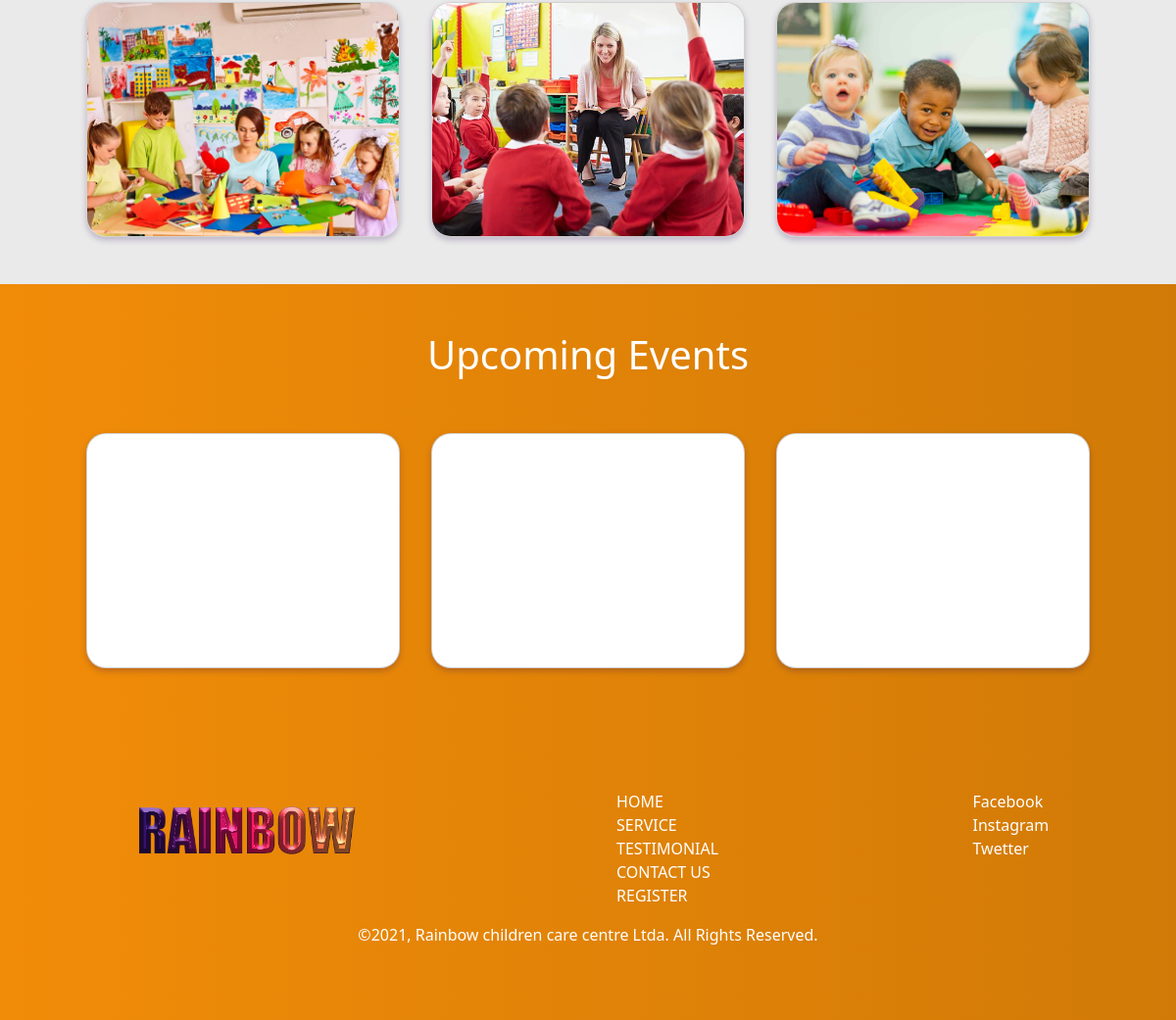
Before: / (lower part) with the older database file.
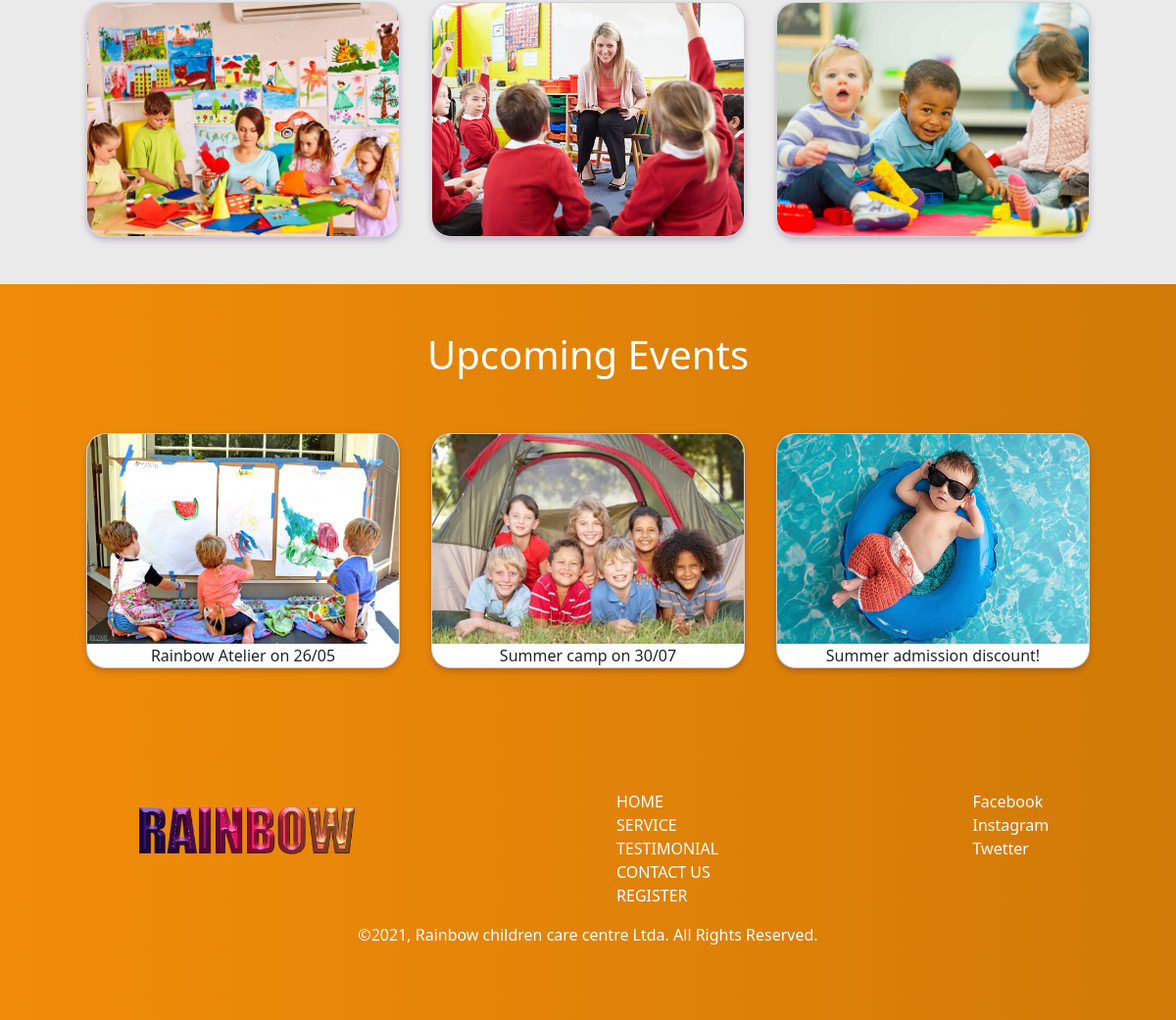
After: the same page with the newer database file.
### tables this page shows
CREATE TABLE `feature_box` (
  `feature_text` varchar(200) DEFAULT NULL,
  `feature_img` blob,
  `id` int NOT NULL,
  PRIMARY KEY (`id`)
);

### index.php (the view, shortened to what this page needs)
<!doctype html>
<html lang="en">
  <head>
    <link href="css/reset.css" rel="stylesheet"/>
    <link href="https://cdn.jsdelivr.net/npm/bootstrap@5.0.0/dist/css/bootstrap.min.css" rel="stylesheet">
     <link href="assets/dist/css/bootstrap.min.css" rel="stylesheet">
     <link rel="stylesheet" href="css/style.css">
  </head>
  <body>
    <section class="sec-card insights">
    <div class="card-wrapper">
        <div class="card"><img src="images/img/imgkids1.jpeg"></div>
        <div class="card"><img src="images/img/imgkids2.jpeg"></div>
        <div class="card"><img src="images/img/imgkids3.jpeg"></div>
    </div>
    </section>
     <section class="sec-card insights bg-c-orage">
      <div class="txt-services">
        <h1>Upcoming Events</h1>
    </div>
    <div class="card-wrapper">
        <div class="card">
            <?php
            $query1= "SELECT * FROM feature_box WHERE id='1'";
            $result = @mysqli_query($db_connection, $query1);
            if ($result->num_rows == 1) {
                $row = $result->fetch_assoc();
                $text1 = $row["feature_text"];
                echo "<img class='card-img-top' src='images/uploads/".($row["feature_img"])."' alt='Card image cap'>";
                echo "$text1";
            }
            ?>
        </div>
        <div class="card">
            <?php
            $query2= "SELECT * FROM feature_box WHERE id='2'";
            $result = @mysqli_query($db_connection, $query2);
            if ($result->num_rows == 1) {
                $row = $result->fetch_assoc();
                $text2 = $row["feature_text"];
                echo "<img class='card-img-top' src='images/uploads/".($row["feature_img"])."' alt='Card image cap'>";
                echo "$text2";
            }
            ?>
        </div>
        <div class="card">
            <?php
            $query3= "SELECT * FROM feature_box WHERE id='3'";
            $result = @mysqli_query($db_connection, $query3);
            if ($result->num_rows == 1) {
                $row = $result->fetch_assoc();
                $text3 = $row["feature_text"];
                echo "<img class='card-img-top' src='images/uploads/".($row["feature_img"])."' alt='Card image cap'>";
                echo "$text3";
            }
            ?>
        </div>
    </div>
    </section>
     <footer class="footer">
       <div class="wrapper-footer">
         <div class="logo"> <img src="images/logo.png"></div>
         <div class="txt-footer"> HOME<br> SERVICE<br> TESTIMONIAL<br>CONTACT US<br> REGISTER</div>
         <div class="txt-footer">Facebook<br> Instagram <br>Twetter</div>
       </div>
       <div class="wrapper-footer">
        <div class="txt-footer"> <p>©2021, Rainbow children care centre Ltda. All Rights Reserved.</p></div>
      </div>
     </footer>
  </body>
</html>

Changed rows visible on the page:
added feature_box: feature_img (picture), feature_text "Rainbow Atelier on 26/05"
added feature_box: feature_img (picture), feature_text "Summer camp on 30/07"
added feature_box: feature_img (picture), feature_text "Summer admission discount!"
